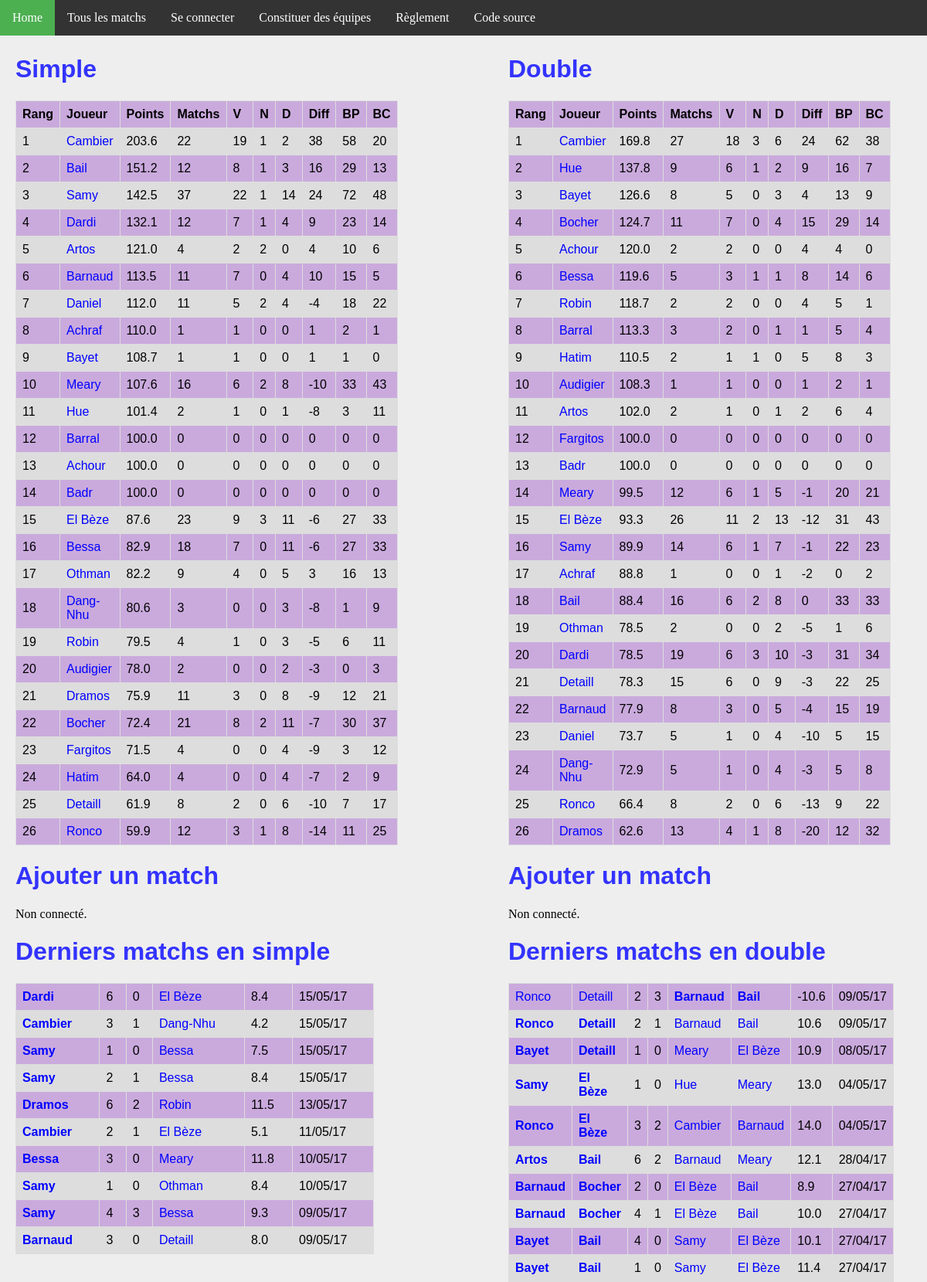
/, run on an earlier commit of the app's database.
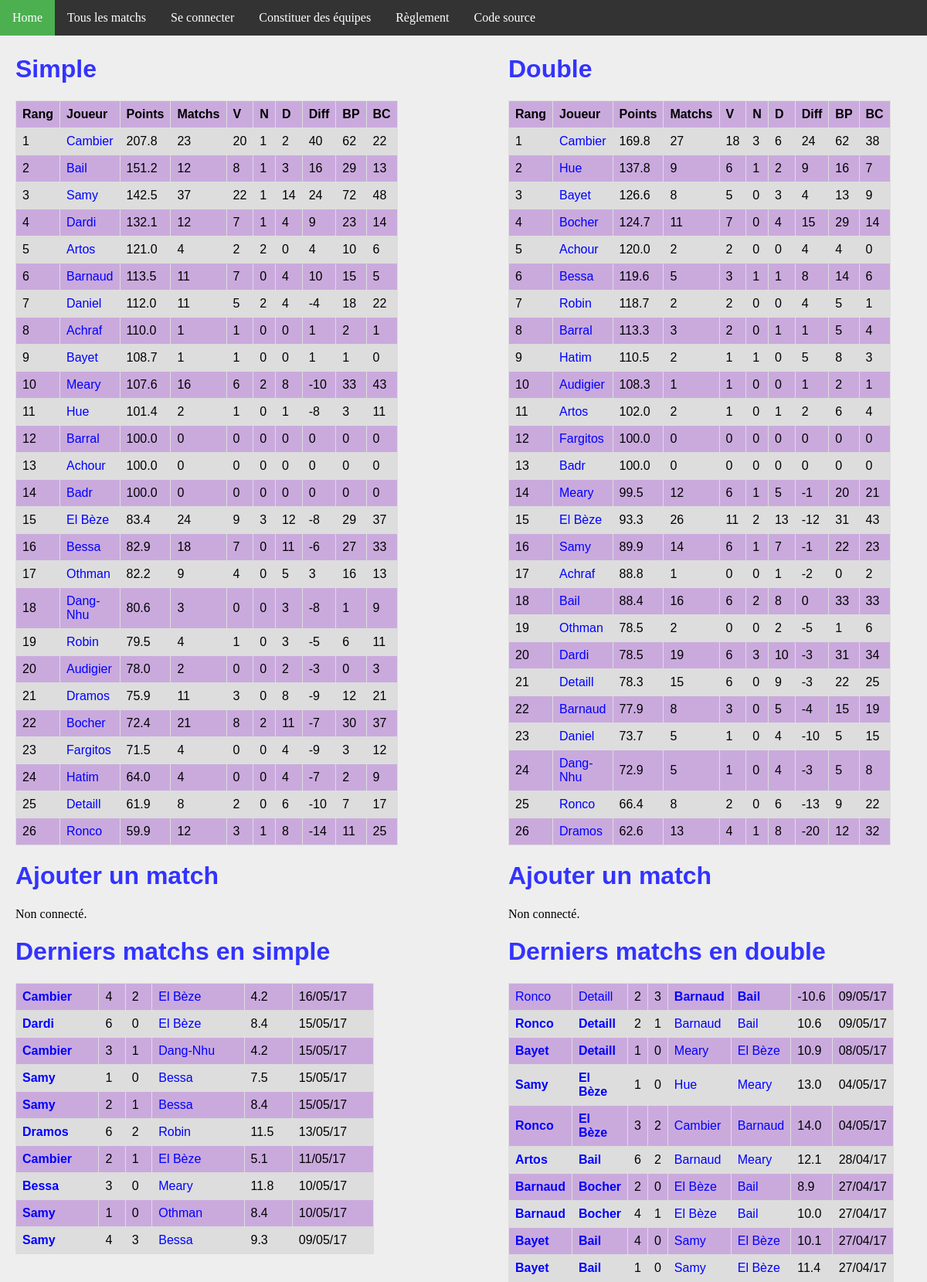
And on a later commit of the database.
### ranking/models.py (models this page shows, shortened)
class Joueur(models.Model):
    user = models.OneToOneField(User, on_delete=models.CASCADE)
    pseudo = models.CharField(max_length = 50, default="Pax lambda")
    simple_score = models.FloatField(default=100)
    simple_rang = models.IntegerField(default=0)
    simple_victoires = models.IntegerField(default=0)
    simple_nuls = models.IntegerField(default=0)
    simple_defaites = models.IntegerField(default=0)
    simple_buts_pour = models.IntegerField(default=0)
    simple_buts_contre = models.IntegerField(default=0)
    double_score = models.FloatField(default=100)
    double_rang = models.IntegerField(default=0)
    double_victoires = models.IntegerField(default=0)
    double_nuls = models.IntegerField(default=0)
    double_defaites = models.IntegerField(default=0)
    double_buts_pour = models.IntegerField(default=0)
    double_buts_contre = models.IntegerField(default=0)
    @property
    def simple_matchs(self):
        return self.simple_nuls + self.simple_victoires + self.simple_defaites
    @property
    def double_matchs(self):
        return self.double_nuls + self.double_victoires + self.double_defaites
    @property
    def simple_diff(self):
        return self.simple_buts_pour - self.simple_buts_contre
    @property
    def double_diff(self):
        return self.double_buts_pour - self.double_buts_contre

class MatchSimple(models.Model):
    domicile = models.ForeignKey('Joueur', related_name = 'dom')
    exterieur = models.ForeignKey('Joueur', related_name = 'exte')
    date = models.DateTimeField(auto_now_add=True)
    buts_domicile = models.IntegerField(default=0)
    buts_exterieur = models.IntegerField(default=0)
    points = models.FloatField(default=0)
    @property
    def winner(self):
        if self.buts_domicile > self.buts_exterieur:
            return 1.
        elif self.buts_domicile < self.buts_exterieur:
            return 0.
        else:
            return 0.5

class MatchDouble(models.Model):
    domicile_1 = models.ForeignKey('Joueur', related_name = 'dom1')
    domicile_2 = models.ForeignKey('Joueur', related_name = 'dom2')
    exterieur_1 = models.ForeignKey('Joueur', related_name = 'exte1')
    exterieur_2 = models.ForeignKey('Joueur', related_name = 'exte2')
    date = models.DateTimeField(auto_now_add=True)
    buts_domicile = models.IntegerField(default=0)
    buts_exterieur = models.IntegerField(default=0)
    points = models.FloatField(default=0)
    @property
    def winner(self):
        if self.buts_domicile > self.buts_exterieur:
            return 1.
        elif self.buts_domicile < self.buts_exterieur:
            return 0.
        else:
            return 0.5

### ranking/views.py (the view)
# urls.py: url(r'^$', views.index, name='index'),
def index(request):
    n_matchs = 10
    context = {
        'simple_ranking': Joueur.objects.order_by('simple_rang').all(),
        'double_ranking': Joueur.objects.order_by('double_rang').all(),
        'simple_matchs': MatchSimple.objects.order_by('-date').all()[:n_matchs],
        'double_matchs': MatchDouble.objects.order_by('-date').all()[:n_matchs],
    }
    return render(request, 'index.html', context)

### ranking/templatetags/app_filter.py (called while the page is built)
@register.filter(name='decimal')
def decimal(x):
    return '{0:.1f}'.format(x)

### ranking/templates/index.html (shortened to what the changed rows need)
{% extends 'base.html' %}
{% block body %}
{% load app_filter %}
<div id="column1" style="float:left; margin:0; width:40%;">
    <h1>Simple</h1>
    <table>
        <tr>
            <th>Rang</th>
            <th>Joueur</th>
            <th>Points</th>
            <th>Matchs</th>
            <th>V</th>
            <th>N</th>
            <th>D</th>
            <th>Diff</th>
            <th>BP</th>
            <th>BC</th>
        </tr>
        {% for j in simple_ranking %}
        <tr>
            <td>{{ j.simple_rang }}</td>
            <td><a class='joueur' href="{% url 'joueur' j.id %}">{{j.pseudo}}</a></td>
            <td>{{j.simple_score|decimal}}</td>
            <td>{{j.simple_matchs}}</td>
            <td>{{j.simple_victoires}}</td>
            <td>{{j.simple_nuls}}</td>
            <td>{{j.simple_defaites}}</td>
            <td>{{j.simple_diff}}</td>
            <td>{{j.simple_buts_pour}}</td>
            <td>{{j.simple_buts_contre}}</td>
        </tr>
        {% endfor %}
    </table>
    <h1>Ajouter un match</h1>
    <h1>Derniers matchs en simple</h1>
    <table>
        {% for m in simple_matchs %}
        <tr>
            <td {% if m.winner == 1 %} style='font-weight:bold'{% endif %} >
                <a class="joueur" href="{% url 'joueur' m.domicile.id %}">{{m.domicile.pseudo}}</a>
            </td>
            <td>{{m.buts_domicile}}</td>
            <td>{{m.buts_exterieur}}</td>
            <td {% if m.winner == 0 %} style='font-weight:bold'{% endif %} >
                <a class='joueur' href="{% url 'joueur' m.exterieur.id %}">{{m.exterieur.pseudo}}</a>
            </td>
            <td>{{m.points|decimal}}</td>
            <td>{{m.date | date:'d/m/y'}}</td>
        </tr>
        {% endfor %}
    </table>
</div>
<div id="column2" style="float:left; margin-left:15%;width:40%;">
<h1>Double</h1>
<table>
    <tr>
        <th>Rang</th>
        <th>Joueur</th>
        <th>Points</th>
        <th>Matchs</th>
        <th>V</th>
        <th>N</th>
        <th>D</th>
        <th>Diff</th>
        <th>BP</th>
        <th>BC</th>
    </tr>
    {% for j in double_ranking %}
    <tr>
        <td>{{ j.double_rang }}</td>
        <td><a class='joueur' href="{% url 'joueur' j.id %}">{{j.pseudo}}</a></td>
        <td>{{j.double_score|decimal}}</td>
        <td>{{j.double_matchs}}</td>
        <td>{{j.double_victoires}}</td>
        <td>{{j.double_nuls}}</td>
        <td>{{j.double_defaites}}</td>
        <td>{{j.double_diff}}</td>
        <td>{{j.double_buts_pour}}</td>
        <td>{{j.double_buts_contre}}</td>
    </tr>
    {% endfor %}
    </table>
    <h1>Ajouter un match</h1>
    <h1>Derniers matchs en double</h1>
    <table>
        {% for m in double_matchs %}
        <tr>
            <td {% if m.winner == 1 %} style='font-weight:bold'{% endif %} >
                <a class="joueur" href="{% url 'joueur' m.domicile_1.id %}">{{m.domicile_1.pseudo}}</a>
            </td>
            <td {% if m.winner == 1 %} style='font-weight:bold'{% endif %} >
                <a class="joueur" href="{% url 'joueur' m.domicile_2.id %}">{{m.domicile_2.pseudo}}</a>
            </td>
            <td>{{m.buts_domicile}}</td>
            <td>{{m.buts_exterieur}}</td>
            <td {% if m.winner == 0 %} style='font-weight:bold'{% endif %} >
                <a class='joueur' href="{% url 'joueur' m.exterieur_1.id %}">{{m.exterieur_1.pseudo}}</a>
            </td>
            <td {% if m.winner == 0 %} style='font-weight:bold'{% endif %} >
                <a class='joueur' href="{% url 'joueur' m.exterieur_2.id %}">{{m.exterieur_2.pseudo}}</a>
            </td>
            <td>{{m.points|decimal}}</td>
            <td>{{m.date | date:'d/m/y'}}</td>
        </tr>
        {% endfor %}
    </table>
    </div>
{% endblock %}

What changed in the data, as far as the page shows it:
no longer on this page (row unchanged): MatchSimple: domicile.pseudo "Barnaud", buts_domicile "3", buts_exterieur "0", exterieur.pseudo "Detaill", points|decimal "8.0", date "09/05/17"
changed Joueur "Cambier": simple_score|decimal "203.6" → "207.8"; simple_matchs "22" → "23"; simple_victoires "19" → "20"; simple_diff "38" → "40"; simple_buts_pour "58" → "62"; simple_buts_contre "20" → "22"
changed Joueur "El Bèze": simple_score|decimal "87.6" → "83.4"; simple_matchs "23" → "24"; simple_defaites "11" → "12"; simple_diff "-6" → "-8"; simple_buts_pour "27" → "29"; simple_buts_contre "33" → "37"
added MatchSimple: domicile.pseudo "Cambier", buts_domicile "4", buts_exterieur "2", exterieur.pseudo "El Bèze", points|decimal "4.2", date "16/05/17"
